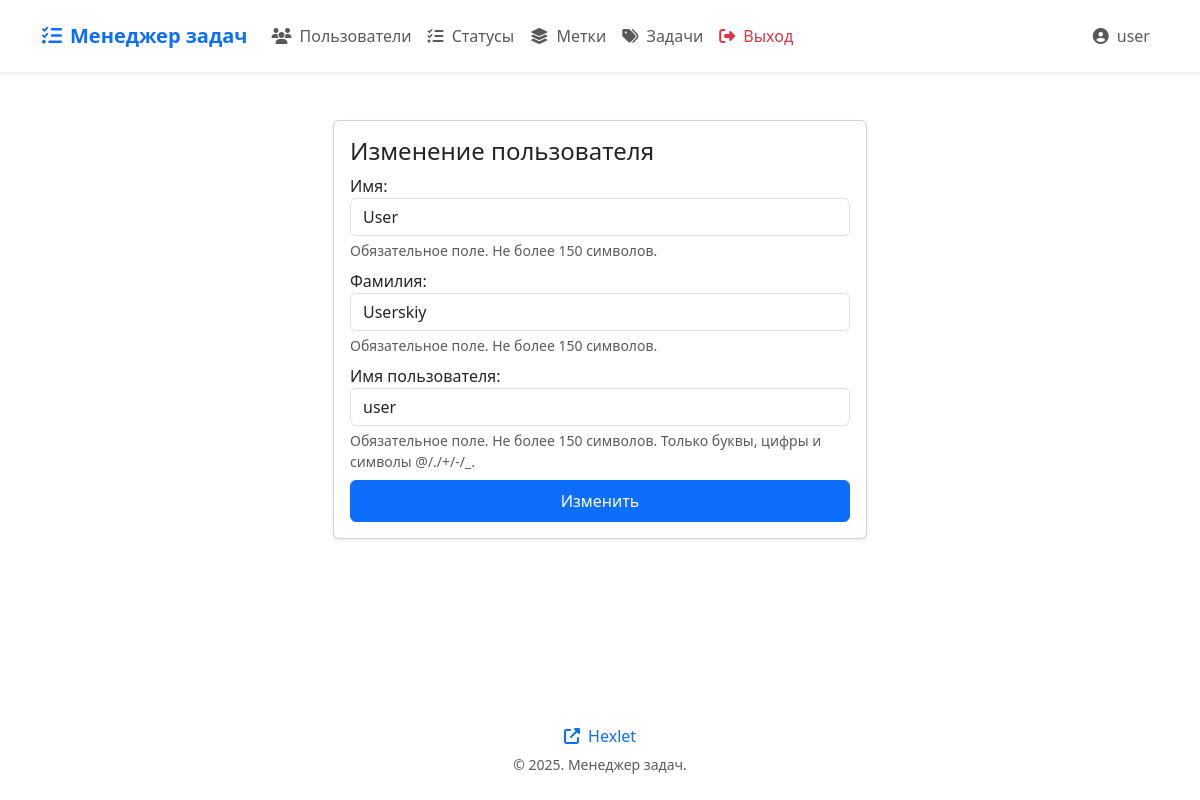
Page /users/4/update/ (signed in) on the committed database.
### task_manager/users/models.py (models this page shows, shortened)
class User(AbstractUser):
    first_name = models.CharField(
        max_length=150,
        verbose_name='Имя',
        blank=False,
        help_text='Обязательное поле. Не более 150 символов.',
    )
    last_name = models.CharField(
        max_length=150,
        verbose_name='Фамилия',
        blank=False,
        help_text='Обязательное поле. Не более 150 символов.',
    )
    username = models.CharField(
        max_length=150,
        unique=True,
        verbose_name='Имя пользователя',
        validators=[RegexValidator(USERNAME_REGEX)],
        help_text='Обязательное поле. Не более 150 символов. Только буквы, цифры и символы @/./+/-/_.'
    )
    date_joined = models.DateTimeField(
        auto_now_add=True,
        verbose_name='Дата создания'
    )

### task_manager/users/views.py (the view)
# urls.py: path('<int:pk>/update/', UserUpdateView.as_view(), name='user_update'),
class UserUpdateView(UserPermissionMixin, SuccessMessageMixin, UpdateView):
    model = User
    form_class = UserUpdateForm
    template_name = 'users/update.html'
    success_url = reverse_lazy('users_list')
    success_message = SUCCESS_MESSAGES['user_updated']
    error_message = ERROR_MESSAGES['no_permission_update']

### task_manager/users/forms.py
class UserUpdateForm(BaseUserForm, forms.ModelForm):
    class Meta:
        model = User
        fields = ['first_name', 'last_name', 'username']
    def __init__(self, *args, **kwargs):
        filtered_texts = {
            k: v for k, v in FIELD_TEXTS.items() if k in self.Meta.fields
        }
        kwargs['field_texts'] = filtered_texts
        super().__init__(*args, **kwargs)

### task_manager/users/views.py (called while the page is built)
    def dispatch(self, request, *args, **kwargs):
        if not request.user.is_authenticated:
            messages.error(request, self.login_required_message)
            return redirect(reverse_lazy('login'))
        if request.user.pk != kwargs.get('pk'):
            messages.error(request, self.error_message)
            return redirect(reverse_lazy('users_list'))
        return super().dispatch(request, *args, **kwargs)

### task_manager/templates/users/update.html (shortened to what this page needs)
{% extends "base.html" %}
{% block content %}
  <div class="container mt-4">
    <div class="row justify-content-center">
      <div class="col-md-8 col-lg-6">
        <div class="card shadow-sm">
          <div class="card-body">
            <h1 class="h4 mb-2 card-title">Изменение пользователя</h1>
            <form method="post" novalidate>
              {% for field in form %}
              <div class="mb-2">
                {{ field.label_tag }}
                {{ field }}
                {% if field.help_text %}
                <small class="text-muted d-block mt-1">{{ field.help_text }}</small>
                {% endif %}
              </div>
              {% endfor %}
              <button type="submit" class="btn btn-primary w-100 py-2">
                Изменить
              </button>
            </form>
          </div>
        </div>
      </div>
    </div>
  </div>
{% endblock %}

### task_manager/templates/base.html (shortened to what this page needs)
<!DOCTYPE html>
<html lang="ru-ru">
  <head>
    <link href="https://cdn.jsdelivr.net/npm/bootstrap@5.3.3/dist/css/bootstrap.min.css" rel="stylesheet">
    <link href="https://cdnjs.cloudflare.com/ajax/libs/font-awesome/6.4.0/css/all.min.css" rel="stylesheet">
  </head>
  <body class="d-flex flex-column min-vh-100">
    <nav class="navbar navbar-expand-lg navbar-light bg-white shadow-sm py-3">
      <div class="container">
        <a class="navbar-brand fw-bold text-primary" href="{% url 'homepage' %}">
          <i class="fas fa-tasks me-2"></i>Менеджер задач
        </a>
        <div class="collapse navbar-collapse" id="navbarContent">
          <ul class="navbar-nav me-auto mb-2 mb-lg-0">
            <li class="nav-item">
              <a class="nav-link" href="{% url 'users_list' %}">
                <i class="fas fa-users me-1"></i> Пользователи
              </a>
            </li>
            {% if user.is_authenticated %}
            <li class="nav-item">
              <a class="nav-link" href="#">
                <i class="fas fa-tasks me-1"></i> Статусы
              </a>
            </li>
            <li class="nav-item">
              <a class="nav-link" href="#">
                <i class="fas fa-layer-group me-1"></i> Метки
              </a>
            </li>
            <li class="nav-item">
              <a class="nav-link" href="#">
                <i class="fas fa-tags me-1"></i> Задачи
              </a>
            </li>
            <li class="nav-item">
              <a class="nav-link" href="#">
                <form action="{% url 'logout' %}" method="post">
                  <button type="submit" class="dropdown-item text-danger">
                    <i class="fas fa-sign-out-alt me-2"></i>Выход
                  </button>
                </form>
              </a>
            </li>
            {% endif %}
          </ul>
          <ul class="navbar-nav ms-auto">
            {% if user.is_authenticated %}
            <li class="nav-item">
              <a class="nav-link">
                <i class="fas fa-user-circle me-1"></i> {{ user.username }}
              </a>
            </li>
            {% endif %}
          </ul>
        </div>
      </div>
    </nav>
    <main class="container flex-grow-1 my-4">
      {% block content %}{% endblock %}
    </main>
    <footer class="mt-auto py-4">
      <div class="container text-center text-muted">
        <div class="mb-1">
          <a href="https://ru.hexlet.io" target="_blank" class="text-decoration-none">
            <i class="fas fa-external-link-alt me-1"></i> Hexlet
          </a>
        </div>
        <small>© {% now "Y" %}. Менеджер задач.</small>
      </div>
    </footer>
  </body>
</html>

### rows in the picture
User: username "user", form "User" "Userskiy" "user"

### other values in the picture
{{ field.label_tag }} "Имя:" "Фамилия:" "Имя пользователя:"
{{ field.help_text }} "Обязательное поле. Не более 150 символов." "Обязательное поле. Не более 150 символов." "Обязательное поле. Не более 150 символов. Только буквы, цифры и символы @/./+/-/_."
